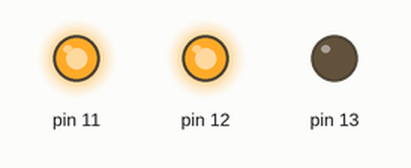
This sketch was run on a simulated Arduino Uno, built with avr-gcc and run on an emulated ATmega328P. Shown: output pins drawn as LEDs (lit = HIGH).

Above: at 1.0 s.
At 2.5 s:
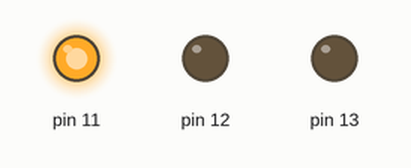
At 4.0 s:
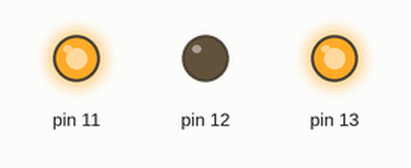
Timing chart, 0 to 6.9 s (numbered marks = the images above):
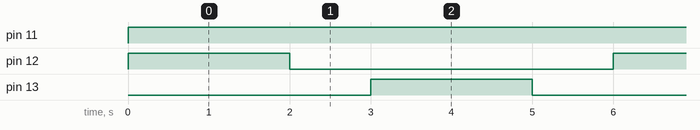

The sketch:

SIK_HBridge_Single_Motor.ino
```cpp
void setup()
{
//enable pin for the H-Bridge, used to control the motor speed
pinMode(11,OUTPUT);
//Direction login pin 1
pinMode(12,OUTPUT);
//Direction login pin 2
pinMode(13,OUTPUT);
}

void loop()
{
 //spin the motor at full speed
 analogWrite(11,255);
 //direction set with 12 HIGH and 13 LOW
 digitalWrite(12,HIGH);
 digitalWrite(13,LOW);
 //wait 2 seconds
 delay(2000);
 //brake motor using two logic pins in same state
 digitalWrite(12,LOW);
 digitalWrite(13,LOW);
 //wait 1 second
 delay(1000);
 //change direction
  digitalWrite(12,LOW);
 digitalWrite(13,HIGH);
 //wait 2 seconds
 delay(2000);
 //brake motors
 digitalWrite(12,LOW);
 digitalWrite(13,LOW);
 //wait 1 second
 delay(1000);
}
```

Measured:
- by itself, pin 11: LOW → HIGH at 0.00 s
- by itself, pin 12, pin 13: alternates HIGH for 2.0 s and LOW for 4.0 s
- by itself, everything shown: repeats every 6.0 s, in 4 steps
